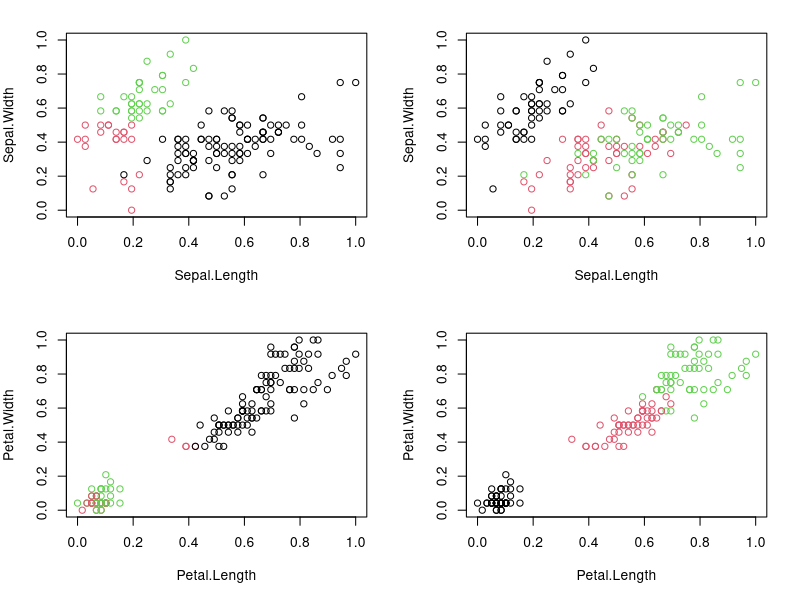

This chart was generated by the following R code:
#K-Means Clustering

require("datasets")
data("iris") # load Iris Dataset
str(iris) #view structure of dataset

summary(iris) #view statistical summary of dataset

head(iris, 3) #view top  rows of dataset

#Preprocess the dataset
#Since clustering is a type of Unsupervised Learning, 
#we would not require Class Label(output) during execution of our algorithm. 
#We will, therefore, remove Class Attribute “Species” and store it in another variable. 
#We would then normalize the attributes between 0 and 1 using our own function.

iris.new<- iris[,c(1,2,3,4)]
iris.class<- iris[,"Species"]
head(iris.new, 3)

head(iris.class, 3)

normalize <- function(x){
  return ((x-min(x))/(max(x)-min(x)))
}

iris.new$Sepal.Length<- normalize(iris.new$Sepal.Length)
iris.new$Sepal.Width<- normalize(iris.new$Sepal.Width)
iris.new$Petal.Length<- normalize(iris.new$Petal.Length)
iris.new$Petal.Width<- normalize(iris.new$Petal.Width)
head(iris.new)

#Apply the K-means clustering algorithm
result<- kmeans(iris.new,3) #aplly k-means algorithm with no. of centroids(k)=3
result$size # gives no. of records in each cluster

result$centers # gives value of cluster center datapoint value(3 centers for k=3)

result$cluster #gives cluster vector showing the custer where each record falls

#Verify results of clustering
par(mfrow=c(2,2), mar=c(5,4,2,2))
plot(iris.new[c(1,2)], col=result$cluster)# Plot to see how Sepal.Length and Sepal.Width data points have been distributed in clusters
plot(iris.new[c(1,2)], col=iris.class)# Plot to see how Sepal.Length and Sepal.Width data points have been distributed originally as per "class" attribute in dataset
plot(iris.new[c(3,4)], col=result$cluster)# Plot to see how Petal.Length and Petal.Width data points have been distributed in clusters
plot(iris.new[c(3,4)], col=iris.class)

table(result$cluster,iris.class)

#Results of the table show that Cluster 1 corresponds to Virginica, 
#Cluster 2 corresponds to Versicolor 
#and Cluster 3 to Setosa.

#Total number of correctly classified instances are: 36 + 47 + 50= 133
#Total number of incorrectly classified instances are: 3 + 14= 17

#How did the model do?
#TASK: Accuracy = number of correctly classified/(total classified) = ?
#i.e our model has achieved ?% accuracy!

(50+47+36)/150

